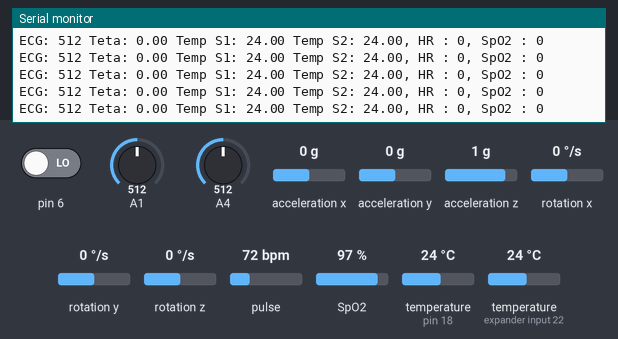
Bench run of a sketch on a simulated Arduino Uno, built with avr-gcc and run on an emulated ATmega328P. Parts: the last lines printed to the serial monitor. Wiring (inferred from the names in the program): MPU-6050 motion sensor at I2C address 0x68. The test bench sets the inputs (shaded band); at power-on: acceleration z 1 g, pin 6 LOW, acceleration x 0 g, temperature (sensors on pin 18, expander input 22) 24 °C, A1 = 512, A4 = 512, acceleration y 0 g, rotation x 0 °/s, rotation y 0 °/s, rotation z 0 °/s, pulse 72 bpm, SpO2 97 %.

Above: at 1.5 s.
1.6 s: acceleration z set to 0 g
At 1.99 s:
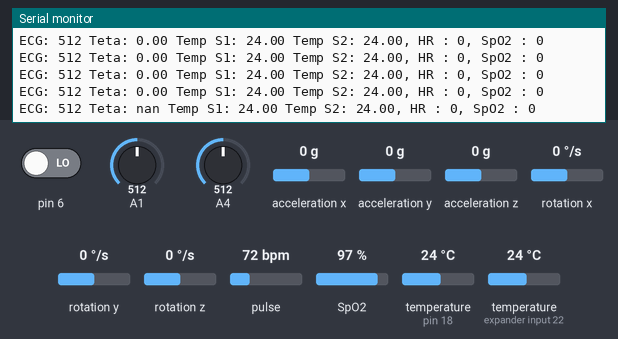
3.7 s: pin 6 driven HIGH
At 4.06 s:
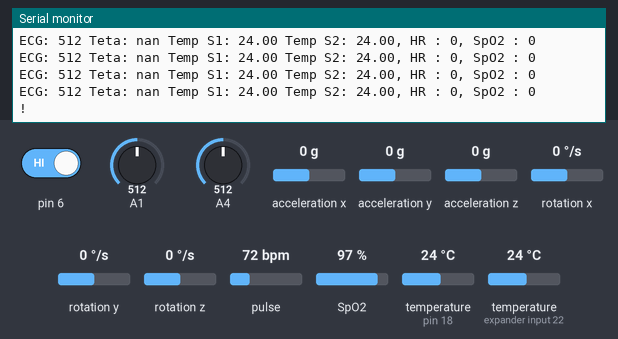
5.6 s: acceleration x set to -1.4 g
At 5.67 s:
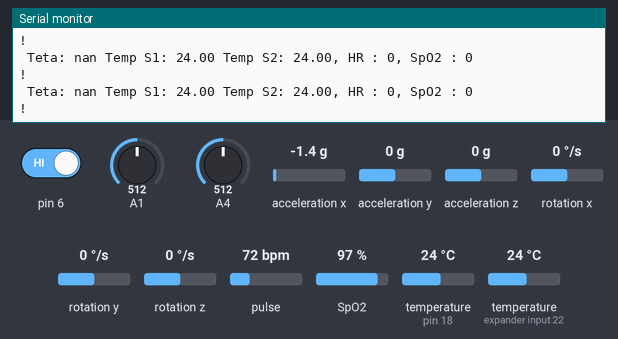
7.6 s: pin 6 driven LOW
At 7.99 s:
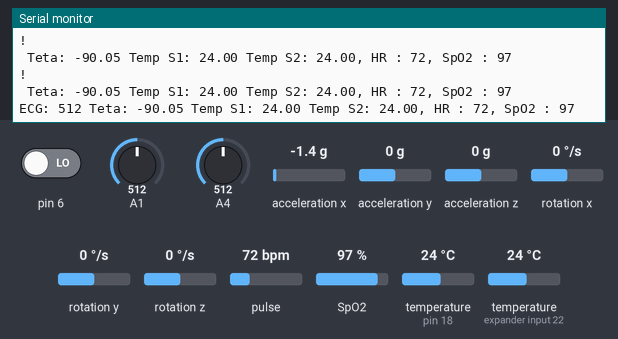
21.6 s: temperature (sensor on pin 18) set to 12 °C
At 21.63 s:
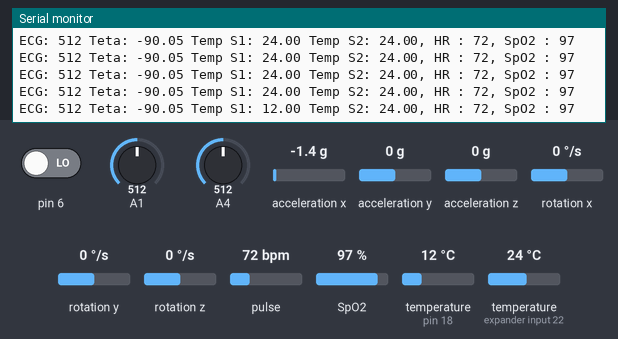
23.1 s: temperature (sensor on expander input 22) set to 12 °C
At 25.52 s:
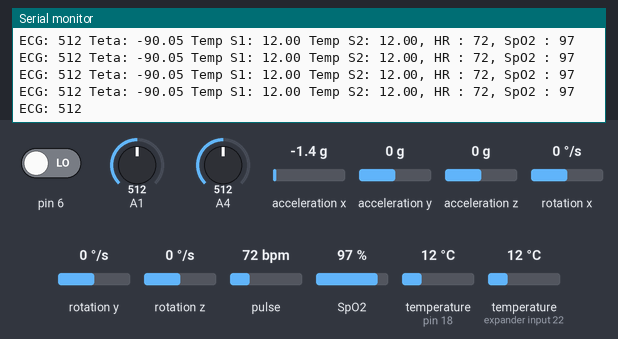

Measured:
- after the input at 1.6 s, the serial monitor: prints a new line after 0.22 s (image 1)
- after the input at 3.7 s, the serial monitor: prints a new line after 0.19 s (image 2)
- after the input at 7.6 s, the serial monitor: prints a new line after 0.21 s (image 4)
- after the input at 23.1 s, the serial monitor: prints a new line after 0.21 s (image 6)

The sketch:

ALL_SENSORS_ESP32.ino
```cpp
#include <MPU6050.h>
#include <heartRate.h>
#include <MAX30105.h>
#include <spo2_algorithm.h>
#include <OneWire.h>
#include <DallasTemperature.h>
#include <Wire.h>
#include <I2Cdev.h>
#include <Math.h>

// Data wire is plugged TO GPIO 13
#define ONE_WIRE_BUS 18 //D18

// Setup a oneWire instance to communicate with any OneWire devices (not just Maxim/Dallas temperature ICs)
OneWire oneWire(ONE_WIRE_BUS);

// Pass our oneWire reference to Dallas Temperature.
DallasTemperature sensors(&oneWire);
MAX30105 sensors2;
MPU6050 accelgyro;

// Number of temperature devices found
int numberOfDevices;

// We'll use this variable to store a found device address
/*DeviceAddress TempSensor_01 = {0x28, 0x78, 0xDE, 0x45, 0x3C, 0x19, 0x01, 0xDF};
  DeviceAddress TempSensor_02 = {0x28, 0xF8, 0x79, 0x3B, 0x3C, 0x19, 0x01, 0xEA};*/
DeviceAddress TempSensor_01 = {0x28, 0x57, 0xD8, 0x5D, 0x3C, 0x19, 0x01, 0xF5};
DeviceAddress TempSensor_02 = {0x28, 0x8B, 0x6C, 0x46, 0x3C, 0x19, 0x01, 0xB0};

uint32_t irBuffer[100]; //infrared LED sensor data
uint32_t redBuffer[100];  //red LED sensor data

int32_t bufferLength; //data length
int32_t spo2; //SPO2 value
int8_t validSPO2; //indicator to show if the SPO2 calculation is valid
int32_t heartRate; //heart rate value
int8_t validHeartRate; //indicator to show if the heart rate calculation is valid

byte ledBrightness = 50; //Options: 0=Off to 255=50mA
byte sampleAverage = 4; //Options: 1, 2, 4, 8, 16, 32
byte ledMode = 2; //Options: 1 = Red only, 2 = Red + IR, 3 = Red + IR + Green
byte sampleRate = 100; //Options: 50, 100, 200, 400, 800, 1000, 1600, 3200
int pulseWidth = 411; //Options: 69, 118, 215, 411
int adcRange = 4096; //Options: 2048, 4096, 8192, 16384

// MPU6050 Slave Device Address
const uint8_t MPU6050SlaveAddress = 0x68;

// Select SDA and SCL pins for I2C communication
const uint8_t scl = 22; //D22;
const uint8_t sda = 21; //D21;

// sensitivity scale factor respective to full scale setting provided in datasheet
const uint16_t AccelScaleFactor = 16384;
const uint16_t GyroScaleFactor = 131;

// MPU6050 few configuration register addresses
const uint8_t MPU6050_REGISTER_SMPLRT_DIV   =  0x19;
const uint8_t MPU6050_REGISTER_USER_CTRL    =  0x6A;
const uint8_t MPU6050_REGISTER_PWR_MGMT_1   =  0x6B;
const uint8_t MPU6050_REGISTER_PWR_MGMT_2   =  0x6C;
const uint8_t MPU6050_REGISTER_CONFIG       =  0x1A;
const uint8_t MPU6050_REGISTER_GYRO_CONFIG  =  0x1B;
const uint8_t MPU6050_REGISTER_ACCEL_CONFIG =  0x1C;
const uint8_t MPU6050_REGISTER_FIFO_EN      =  0x23;
const uint8_t MPU6050_REGISTER_INT_ENABLE   =  0x38;
const uint8_t MPU6050_REGISTER_ACCEL_XOUT_H =  0x3B;
const uint8_t MPU6050_REGISTER_SIGNAL_PATH_RESET  = 0x68;

int16_t AccelX, AccelY, AccelZ, Temperature, GyroX, GyroY, GyroZ, ECG_PIN;
float temp1, temp2;
int error = 0;

void setup() {
  // start serial port
  Serial.begin(115200);

  // Start up the library
  MPU6050_Init();
  Wire.begin();
  sensors.begin();
  pinMode(1, INPUT); // Setup for leads off detection LO + ~D5
  pinMode(3, INPUT); // Setup for leads off detection LO - ~D6
  sensors.setResolution(TempSensor_01, 10);
  sensors.setResolution(TempSensor_02, 10);

  while (!Serial);             // Leonardo: wait for serial monitor
  Serial.println("~~Serial Communication Connected Succesfully~~");
  Serial.println();
  Serial.println("~~Check All Available Sensors~~");
  Serial.println("Scanning...");

  if (sensors2.begin(Wire, I2C_SPEED_FAST)) {
    sensors2.setup(ledBrightness, sampleAverage, ledMode, sampleRate, pulseWidth, adcRange);
    Serial.println("Success to Initialize MAX30102");
  }
  else {
    Serial.println(F("MAX30102 was not found!!"));
    error++;
  }

   if (accelgyro.testConnection()) {
    Serial.println("Success to Initialize MPU6050!!");
  }
  else {
    Serial.println(F("MPU6050 was not found!!"));
    error++;
  }

  if (!(error == 0)) {
    Serial.println("PLEASE CHECK THE WIRE AND CONNECTION!!");
  }
  else {
    Serial.println("DONE!!...");
    delay(200);
  }
}

void loop() {
  double Ax, Ay, Az, Gx, Gy, Gz, teta;

  //MAX30102
  bufferLength = 100;
  for (byte i = 25 ; i < bufferLength ; i++) {
    redBuffer[i - 25] = redBuffer[i];
    irBuffer[i - 25] = irBuffer[i];
  }
  for (byte i = 75 ; i < bufferLength ; i++) {
    while (sensors2.available() == false)
      sensors2.check();

    redBuffer[i] = sensors2.getRed();
    irBuffer[i] = sensors2.getIR();
    sensors2.nextSample();

    //AD8232
    if ((analogRead(15) == 13513) || (digitalRead(6) == 1)) { // 10 ~ 3v3, 11 ~ GND
      Serial.println('!');
    }
    else {
      // send the value of analog input 0:
      ECG_PIN = analogRead(4);
      Serial.print("ECG: "); Serial.print(ECG_PIN);
    }

    //MPU6050
    Read_RawValue(MPU6050SlaveAddress, MPU6050_REGISTER_ACCEL_XOUT_H);
    accelgyro.initialize();
    //divide each with their sensitivity scale factor
    Ax = (double)AccelX / AccelScaleFactor;
    Ay = (double)AccelY / AccelScaleFactor;
    Az = (double)AccelZ / AccelScaleFactor;
    //T =  (double)Temperature / 340 + 36.53; //temperature formula
    Gx = (double)GyroX / GyroScaleFactor;
    Gy = (double)GyroY / GyroScaleFactor;
    Gz = (double)GyroZ / GyroScaleFactor;
    teta = (atan(Ax / Az)) * 180 / 3.14;

    //Sensor Suhu
    sensors.requestTemperatures(); // Send the command to get temperatures
    temp1 = sensors.getTempC(TempSensor_01);
    temp2 = sensors.getTempC(TempSensor_02);

    Serial.print(" Teta: "); Serial.print(teta);
    Serial.print(" Temp S1: "); Serial.print(temp1);
    Serial.print(" Temp S2: "); Serial.print(temp2);

    Serial.print(", HR : "); Serial.print(heartRate, DEC);
    Serial.print(", SpO2 : "); Serial.println(spo2, DEC);
  }
  maxim_heart_rate_and_oxygen_saturation(irBuffer, bufferLength, redBuffer, &spo2, &validSPO2, &heartRate, &validHeartRate);
}

void I2C_Write(uint8_t deviceAddress, uint8_t regAddress, uint8_t data)
{
  Wire.beginTransmission(deviceAddress);
  Wire.write(regAddress);
  Wire.write(data);
  Wire.endTransmission();
}

// read all 14 register
void Read_RawValue(uint8_t deviceAddress, uint8_t regAddress)
{
  Wire.beginTransmission(deviceAddress);
  Wire.write(regAddress);
  Wire.endTransmission();
  Wire.requestFrom(deviceAddress, (uint8_t)14);
  AccelX = (((int16_t)Wire.read() << 8) | Wire.read());
  AccelY = (((int16_t)Wire.read() << 8) | Wire.read());
  AccelZ = (((int16_t)Wire.read() << 8) | Wire.read());
  Temperature = (((int16_t)Wire.read() << 8) | Wire.read());
  GyroX = (((int16_t)Wire.read() << 8) | Wire.read());
  GyroY = (((int16_t)Wire.read() << 8) | Wire.read());
  GyroZ = (((int16_t)Wire.read() << 8) | Wire.read());
}

//configure MPU6050
void MPU6050_Init()
{
  delay(150);
  I2C_Write(MPU6050SlaveAddress, MPU6050_REGISTER_SMPLRT_DIV, 0x07);
  I2C_Write(MPU6050SlaveAddress, MPU6050_REGISTER_PWR_MGMT_1, 0x01);
  I2C_Write(MPU6050SlaveAddress, MPU6050_REGISTER_PWR_MGMT_2, 0x00);
  I2C_Write(MPU6050SlaveAddress, MPU6050_REGISTER_CONFIG, 0x00);
  I2C_Write(MPU6050SlaveAddress, MPU6050_REGISTER_GYRO_CONFIG, 0x00);//set +/-250 degree/second full scale
  I2C_Write(MPU6050SlaveAddress, MPU6050_REGISTER_ACCEL_CONFIG, 0x00);// set +/- 2g full scale
  I2C_Write(MPU6050SlaveAddress, MPU6050_REGISTER_FIFO_EN, 0x00);
  I2C_Write(MPU6050SlaveAddress, MPU6050_REGISTER_INT_ENABLE, 0x01);
  I2C_Write(MPU6050SlaveAddress, MPU6050_REGISTER_SIGNAL_PATH_RESET, 0x00);
  I2C_Write(MPU6050SlaveAddress, MPU6050_REGISTER_USER_CTRL, 0x00);
}
```
